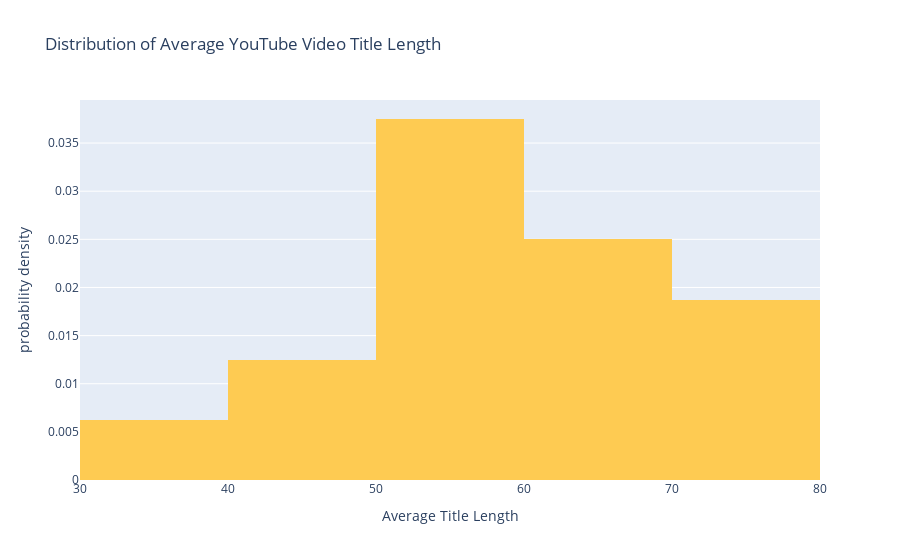

The notebook cell this image was saved under:
### Code cell
fig = px.histogram(stats_grouped, "Average Title Length", histnorm = "probability density", 
             color_discrete_sequence = [px.colors.qualitative.Plotly[9]], labels = {"probability density": 
             "Probability Density"}, title = "Distribution of Average YouTube Video Title Length")

fig.show()

### Figure 1 — Plotly figure (JSON) as saved in the notebook; plotly's stock layout.template omitted (floating-point values rounded to 4 significant figures)
{"data": [{"alignmentgroup": "True", "bingroup": "x", "histnorm": "probability density", "hovertemplate": "Average Title Length=%{x}<br>probability density=%{y}<extra></extra>", "legendgroup": "", "marker": {"color": "#FECB52", "pattern": {"shape": ""}}, "name": "", "offsetgroup": "", "orientation": "v", "showlegend": false, "type": "histogram", "x": [47.74, 61.69, 55.86, 55.08, 63.94, 57.84, 57.67, 55, 70.91, 36.32, 70.33, 64.67, 73.5, 62.67, 54.4, 43.32], "xaxis": "x", "yaxis": "y"}], "layout": {"barmode": "relative", "legend": {"tracegroupgap": 0}, "title": {"text": "Distribution of Average YouTube Video Title Length"}, "xaxis": {"anchor": "y", "domain": [0, 1], "title": {"text": "Average Title Length"}}, "yaxis": {"anchor": "x", "domain": [0, 1], "title": {"text": "probability density"}}}}
